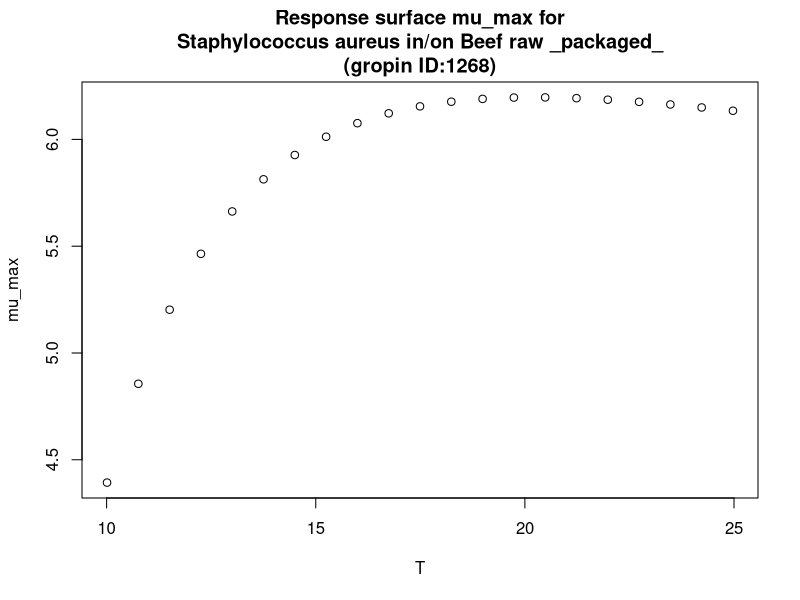

Reproduce this figure in R.
#############################
# start of Parameter script
#############################
T <- seq(10.01,24.975024975025,length.out=21)
#############################
# end of Parameter script
#############################
############################# 
# start of Model script Gropin ID 1268 
#############################
 
# constant coefficients for this model
 
variables <- data.frame(T)
argumentsPar <- expand.grid(variables)
 
# heart of the model
response_surface <- function(T) {
   mumax <-4.464+70.09/T-708.7/T^2

return(mumax=mumax)
} 

# output parameters
mumax <- cbind(argumentsPar,response_surface(argumentsPar['T']))
colnames(mumax) <- c(colnames(argumentsPar),'mumax')
#############################
# End of Model script
#############################
############################# 
# start of Visualisation script Gropin ID 1268 
#############################
plot(T,mumax$mumax,
                          xlab='T',
                          ylab='mu_max',main='Response surface mu_max for
Staphylococcus aureus in/on Beef raw _packaged_
(gropin ID:1268)')
#############################
# End of Visualisation script
#############################
